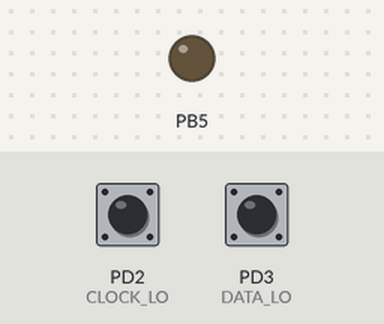
A program run on a simulated ATmega328P, built with avr-gcc and emulated at 16 MHz. Shown: output pins drawn as LEDs (lit = HIGH). The test bench sets the inputs (shaded band); at power-on: PD3 (DATA_LO) HIGH, PD2 (CLOCK_LO) HIGH. Sleep ends after the set time or at an interrupt.

Above: at 1.2 s.
1.3 s: PD3 (DATA_LO) pulled LOW for 0.15 s
At 2.2 s:
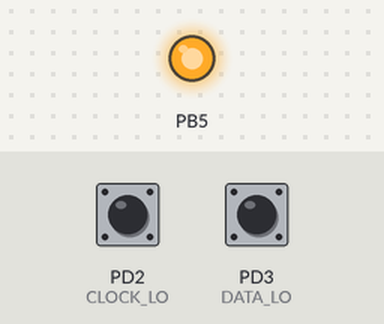
7.0 s: PD3 (DATA_LO) pulled LOW for 3.2 s
At 8.2 s:
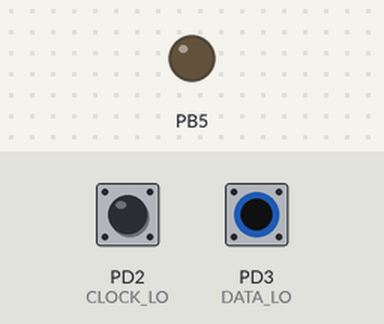
Timing chart, 0 to 11.7 s (numbered marks = the images above; inputs shaded):
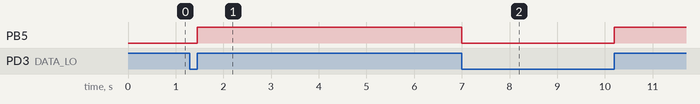

The program:

main.c
```c
#include <avr/io.h>
#include <avr/interrupt.h>
#include <avr/sleep.h>
#include <util/delay.h>
#include <stdlib.h>

#include "rs232.h"

#include "../dorfmap_config.h"

/*
 * PB5: status/data LED (on-board on most arduinos)
 * PD0: RXD
 * PD1: TXD
 * PD2: SI2C SCL
 * PD3: SI2C SDA
 */

/*
 * PD2 and PD3 are connected directly (no optokopplers)
 */
#define CLOCK_LO ( ( PIND & _BV(PD2) ) == 0 )
#define CLOCK_HI ( ( PIND & _BV(PD2) ) != 0 )
#define DATA_LO ( ( PIND & _BV(PD3) ) == 0 )
#define DATA_HI ( ( PIND & _BV(PD3) ) != 0 )
#define DATA_BIT ( ( PIND & _BV(PD3) ) >> PD3 )

#define BUF_SIZE 8
#define BUF_MAX ((BUF_SIZE)-1)

volatile uint8_t buf[BUF_SIZE];
volatile uint8_t done;

char * charmap[] = { "0", "1", "2", "3", "4", "5", "6", "7", "8", "9",
	"A", "B", "C", "D", "E", "F" };

inline void byte_to_serial(uint8_t byte)
{
	uint8_t nibble1 = (byte & 0xf0) >> 4;
	uint8_t nibble2 = byte & 0x0f;

	_serputs(charmap[nibble1]);
	_serputs(charmap[nibble2]);
	_serputs(" ");
}

inline void translate_addr(uint8_t hi, uint8_t lo)
{
	_serputs("addr=");
	byte_to_serial(hi);
	byte_to_serial(lo);
	_serputs("(");
	if ((hi > 0) || (lo > num_devices)) {
		_serputs("  INVALID DEVICE   ");
	}
	else {
		_serputs(devices_00[lo]);
	}
	_serputs(") ");
}

int main(void)
{
	int8_t i;

	_usart_init();

	ACSR |= _BV(ADC);

	DDRB = _BV(DDB5);
	PORTD = _BV(PD2) | _BV(PD3);

	EICRA = _BV(ISC10) | _BV(ISC00);
	EIMSK = _BV(INT1) | _BV(INT0);

	sei();

	while(1)
	{
		if (done) {
			done = 0;
			translate_addr(buf[1], buf[0]);
			_serputs("data=");
			for (i = BUF_MAX; i >= 2; i--)
				byte_to_serial(buf[i]);
			_serputs("\r\n");
		}
		SMCR |= _BV(SE);
		asm("sleep");
	}
}

ISR(INT0_vect)
{
	if (CLOCK_HI) {
		/*
		 * a loop would be too slow
		 */
		buf[7] = (buf[7] << 1) | (buf[6] >> 7);
		buf[6] = (buf[6] << 1) | (buf[5] >> 7);
		buf[5] = (buf[5] << 1) | (buf[4] >> 7);
		buf[4] = (buf[4] << 1) | (buf[3] >> 7);
		buf[3] = (buf[3] << 1) | (buf[2] >> 7);
		buf[2] = (buf[2] << 1) | (buf[1] >> 7);
		buf[1] = (buf[1] << 1) | (buf[0] >> 7);
		buf[0] = (buf[0] << 1) | DATA_BIT;
	}
	else if (DATA_HI) {
		done = 1;
	}
}

ISR(INT1_vect)
{
	if (DATA_BIT)
		PORTB = _BV(PB5);
	else
		PORTB = ~_BV(PB5);
}
```

rs232.c
```c
// coding: utf-8
#include <avr/io.h>
#include <avr/interrupt.h>

#define BAUD 9600UL      // Baudrate
#include <util/setbaud.h>  // Das util setzt die Baudrate automatisch

void _serputs(char *s){
    while (*s){
        while (!(UCSR0A & (1<<UDRE0))){}
        UDR0 = *s;
        s++;
    }
}

void _usart_init(void){ //USART init
    UBRR0H = UBRRH_VALUE;  // Übernimmt die Werte von util/setbaud.h in das passende Register
    UBRR0L = UBRRL_VALUE;  // Übernimmt die Werte von util/setbaud.h in das passende Register
    #if USE_2X  // U2X-Modus erforderlich
        UCSR0A |= (1 << U2X0);
    #else       // U2X-Modus nicht erforderlich
        UCSR0A &= ~(1 << U2X0);
    #endif
    UCSR0B |= (1<<RXEN0)|(1<<TXEN0);  //RX und TX enabled
    UCSR0C = (1<<UCSZ01)|(1<<UCSZ00);
}
```

rs232.h
```c
// coding: utf-8
#ifndef	_RS232_H
#define	_RS232_H
#include <avr/io.h>

extern void _serputs(char *s);
extern void _usart_init(void);

#endif
```

dorfmap_config.h
```c
char * devices_00[] = {
	"avrshift   Lounge  ", /* 00 */
	"blinkenctl Lounge  ", /* 01 */
	"avrshift   Hackctr ", /* 02 */
	"charwrite  Lounge  ", /* 03 */
	"charwrite  Hackctr ", /* 04 */
	"charwrite  Hackctr ", /* 05 */
	"avrmf      Schleuse", /* 06 */
	"avrshift   Lounge D", /* 07 */
	"blinkenctl Hackctr ", /* 08 */
	"avrshift   Regal   ", /* 09 */
	"avrmf      Nomspace", /* 0a */
	"      RESERVED     ", /* 0b */
	"avrpwm     Treppe  ", /* 0c */
	"avrpwm     Werkst  ", /* 0d */
};

const uint8_t num_devices = 0x0d;
```

Measured:
- after the input at 1.3 s, PB5: LOW → HIGH after 0.15 s
- after the input at 7.0 s, PB5: HIGH → LOW at once, → HIGH 3.2 s later
